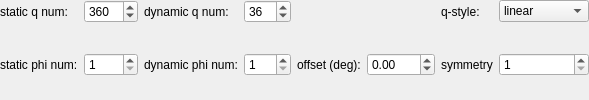
              <widget class="QWidget" name="tab_9">
               <attribute name="title">
                <string>q-phi</string>
               </attribute>
               <layout class="QGridLayout" name="gridLayout_32">
                <property name="leftMargin">
                 <number>0</number>
                </property>
                <property name="topMargin">
                 <number>0</number>
                </property>
                <property name="rightMargin">
                 <number>0</number>
                </property>
                <property name="bottomMargin">
                 <number>0</number>
                </property>
                <item row="0" column="0">
                 <layout class="QGridLayout" name="gridLayout_6">
                  <item row="0" column="4">
                   <widget class="QSpinBox" name="sb_dqnum">
                    <property name="minimum">
                     <number>1</number>
                    </property>
                    <property name="maximum">
                     <number>999</number>
                    </property>
                    <property name="value">
                     <number>36</number>
                    </property>
                   </widget>
                  </item>
                  <item row="0" column="1">
                   <widget class="QLabel" name="label">
                    <property name="text">
                     <string>static q num:</string>
                    </property>
                   </widget>
                  </item>
                  <item row="0" column="2">
                   <widget class="QSpinBox" name="sb_sqnum">
                    <property name="minimum">
                     <number>2</number>
                    </property>
                    <property name="maximum">
                     <number>9999</number>
                    </property>
                    <property name="value">
                     <number>360</number>
                    </property>
                   </widget>
                  </item>
                  <item row="0" column="8">
                   <widget class="QComboBox" name="partition_style">
                    <item>
                     <property name="text">
                      <string>linear</string>
                     </property>
                    </item>
                    <item>
                     <property name="text">
                      <string>logarithmic</string>
                     </property>
                    </item>
                   </widget>
                  </item>
                  <item row="0" column="3">
                   <widget class="QLabel" name="label_10">
                    <property name="text">
                     <string>dynamic q num:</string>
                    </property>
                   </widget>
                  </item>
                  <item row="0" column="7">
                   <widget class="QLabel" name="label_20">
                    <property name="text">
                     <string>q-style:</string>
                    </property>
                   </widget>
                  </item>
                  <item row="1" column="1" rowspan="3">
                   <widget class="QLabel" name="label_12">
                    <property name="text">
                     <string>static phi num:</string>
                    </property>
                   </widget>
                  </item>
                  <item row="1" column="2" rowspan="3">
                   <widget class="QSpinBox" name="sb_spnum">
                    <property name="minimum">
                     <number>1</number>
                    </property>
                    <property name="maximum">
                     <number>9999</number>
                    </property>
                    <property name="value">
                     <number>1</number>
                    </property>
                   </widget>
                  </item>
                  <item row="1" column="3" rowspan="3">
                   <widget class="QLabel" name="label_13">
                    <property name="text">
                     <string>dynamic phi num:</string>
                    </property>
                   </widget>
                  </item>
                  <item row="1" column="4" rowspan="3">
                   <widget class="QSpinBox" name="sb_dpnum">
                    <property name="minimum">
                     <number>1</number>
                    </property>
                    <property name="maximum">
                     <number>999</number>
                    </property>
                    <property name="value">
                     <number>1</number>
                    </property>
                   </widget>
                  </item>
                  <item row="1" column="5" rowspan="3">
                   <widget class="QLabel" name="label_43">
                    <property name="text">
                     <string>offset (deg):</string>
                    </property>
                   </widget>
                  </item>
                  <item row="1" column="6" rowspan="3">
                   <widget class="QDoubleSpinBox" name="doubleSpinBox_phi_offset">
                    <property name="minimum">
                     <double>-180.000000000000000</double>
                    </property>
                    <property name="maximum">
                     <double>180.000000000000000</double>
                    </property>
                   </widget>
                  </item>
                  <item row="1" column="7" rowspan="3">
                   <widget class="QLabel" name="label_41">
                    <property name="text">
                     <string>symmetry</string>
                    </property>
                   </widget>
                  </item>
                  <item row="1" column="8" rowspan="3">
                   <widget class="QSpinBox" name="spinBox_symmetry_fold">
                    <property name="minimum">
                     <number>1</number>
                    </property>
                    <property name="maximum">
                     <number>12</number>
                    </property>
                   </widget>
                  </item>
                 </layout>
                </item>
               </layout>
              </widget>
